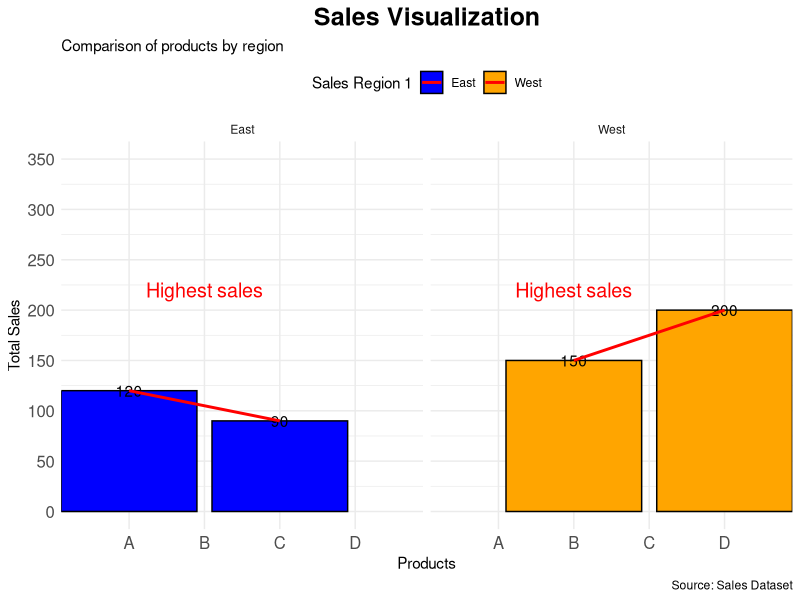

This figure's R source:
library(ggplot2)

sales_data <- data.frame(
  product = c("A","B","C","D"),
  Sales = c(120,150,90,200),
  region = c("East","West","East","West")
)
ggplot(sales_data, aes(x=product, y=Sales, fill=region)) +
  
  geom_bar(stat="identity", color="black") +
  
  geom_text(aes(label=Sales)) +
  
  geom_smooth(aes(group=1), method="lm", se=FALSE, color="red") +
  
  labs(
    title="Product Sales Analysis",
    subtitle="Comparison of products by region",
    x="Products",
    y="Total Sales",
    fill="Region",
    caption="Source: Sales Dataset"
  ) +
  
  ggtitle("Sales Visualization") +
  
  theme_minimal() +
  
  theme(
    plot.title = element_text(size=18, face="bold", hjust=0.5),
    axis.text = element_text(size=12),
    legend.position = "top"
  ) +
  
  scale_y_continuous(breaks=c(0,50,100,150,200,250, 300, 350)) +
  
  scale_fill_manual(values=c("blue","orange")) +
  
  coord_cartesian(ylim=c(0,350)) +
  
  facet_wrap(~region) +
  
  annotate("text", x=2, y=220, label="Highest sales", color="red", size=5) +
  
  guides(fill=guide_legend(title="Sales Region 1"))
